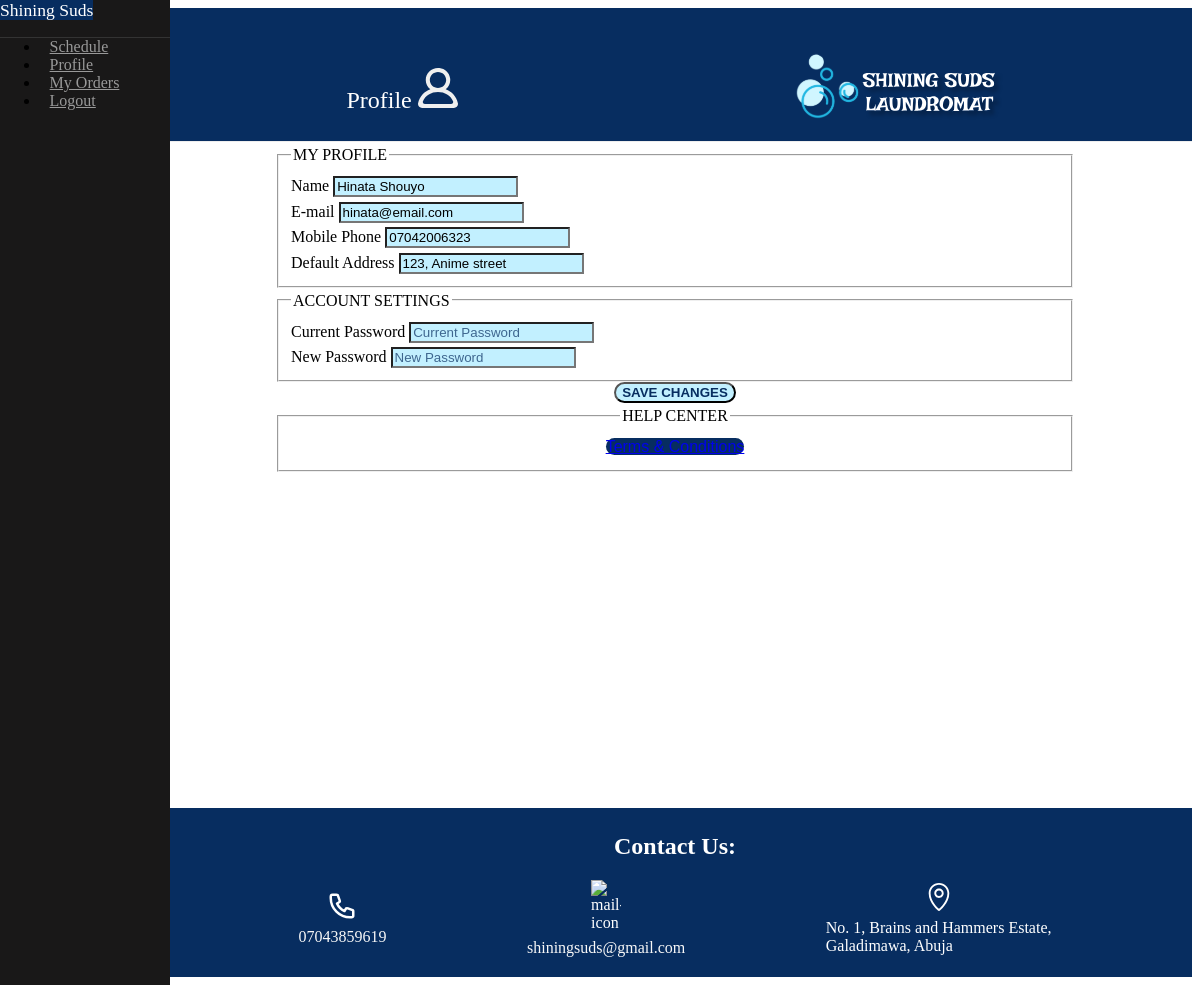
Screenshot of /profile (signed in) with the database file from the repository.
### laundry/models.py (models this page shows, shortened)
class User(db.Model, UserMixin):
    __tablename__ = 'users'
    id = db.Column(db.Integer, primary_key=True, index=True)
    name = db.Column(db.String, nullable=False)
    email = db.Column(db.String, unique=True, index=True, nullable=False)
    hashed_password = db.Column(db.String, nullable=False)
    accepted_terms = db.Column(db.Boolean(), default=False)
    is_active = db.Column(db.Boolean(), default=True)
    is_superuser = db.Column(db.Boolean(), default=False)
    phone = db.Column(db.String())
    address = db.Column(db.String())
    @property
    def password(self) -> AttributeError:
        return {'lol': 'nice try'}
    def get(index: str | int) -> Query | None:
        return User.query.get(index) or User.query.filter_by(email=index).first()

### laundry/main/views.py (the view, shortened to what this page needs)
@main.route('/profile', methods=['GET', 'POST'])
@login_required
def profile():
    form = EditProfile(obj=current_user)
    return render_template('main/profile.html', form=form)

### laundry/main/forms.py
class EditProfile(FlaskForm):
    name = StringField(label="Name", render_kw={
        'placeholder': 'Name'
    })
    email = EmailField(label="E-mail", render_kw={
        'placeholder': 'Email'
    }, validators=[Email()])
    phone = TelField(label="Mobile Phone", render_kw={
        'placeholder': 'Mobile Phone'
    })
    address = StringField(label="Default Address", render_kw={
        'placeholder': 'Default Address'
    })
    current_password = PasswordField(render_kw={
        'placeholder': 'Current Password'
    })
    new_password = PasswordField(render_kw={
        'placeholder': 'New Password'
    })
    save = SubmitField(label='Save Changes')

### laundry/models.py (called while the page is built)
@login_manager.user_loader
def load_user(id):
    return User.get(id)

### laundry/templates/main/profile.html (shortened to what this page needs)
{% extends "shared/base.html" %}
{% block content %}
<div id="main">
    <div class="header custom-header">
        <h2>Profile <img src="/static/img/svg/profile.svg" width="40px" alt="" class="mg-top-20"></h2>
        <img src="{{ url_for('static', filename='img/svg/icon-title-white.svg') }}" alt="icon-title-white">
    </div>
    <div class="content">
        <form method="POST" class="pure-form pure-form-stacked" autocomplete="off">
            <fieldset>
                <legend>MY PROFILE</legend>
                <div class="pure-g">
                    <div class="pure-u-1 pure-u-md-1-3">
                        {{ form.name.label }}
                        {{ form.name(class='pure-u-23-24') }}
                    </div>
                    <div class="pure-u-1 pure-u-md-1-3">
                        {{ form.email.label }}
                        {{ form.email(class='pure-u-23-24') }}
                    </div>
                    <div class="pure-u-1 pure-u-md-1-3">
                        {{ form.phone.label }}
                        {{ form.phone(class='pure-u-23-24') }}
                    </div>
                    <div class="pure-u-1">
                        {{ form.address.label }}
                        {{ form.address(class='pure-u-23-24') }}
                    </div>
                </div>
            </fieldset>
            <fieldset>
                <legend>ACCOUNT SETTINGS</legend>
                <div class="pure-g">
                    <div class="pure-u-1 pure-u-md-1-3">
                        {{ form.current_password.label }}
                        {{ form.current_password(class='pure-u-23-24') }}
                    </div>
                    <div class="pure-u-1 pure-u-md-1-3">
                        {{ form.new_password.label }}
                        {{ form.new_password(class='pure-u-23-24') }}
                    </div>
                </div>
            </fieldset>
            <div class="pure-u-1 center">
                {{ form.save(class='pure-button pure-button-primary boring-btn') }}
            </div>
            <fieldset class="center">
                <legend class="center-text">HELP CENTER</legend>
                <div class="pure-g">
                    <div class="pure-u-1 pure-u-md-1-3">
                        <a href="{{ url_for('main.terms') }}" class="mg-round pure-button pure-button-primary general">Terms &amp; Conditions</a>
                    </div>
                </div>
            </fieldset>
        </form>
    </div>
</div>
{% endblock %}

### laundry/static/css/pure-custom.css (style rules this page uses)
body { color: #000000; }
.content { margin: 0 auto; padding: 0 2em; max-width: 800px; margin-bottom: 50px; line-height: 1.6em; }
.header { margin: 0; color: #333; text-align: center; padding: 2.5em 2em 0; border-bottom: 1px solid #eee; background-color: #072D60; font-family: Georgia, 'Times New Roman', Times, serif; }
.header h2 { font-weight: 300; color: #fff; padding: 0; margin-top: 0; }
@media (min-width: 48em) { .header, .content { padding-left: 2em; padding-right: 2em; } }

### laundry/static/css/my_custom.css (style rules this page uses)
#main { min-height: 100vh; }
.center { display: flex; align-items: center; justify-content: center; }
.custom-header { display: flex; justify-content: space-around; }
.mg-top-20 { margin-top: 20px; }
.mg-round { margin: 5px 5px; }
.center-text { text-align: center; }
a.general, .general { background-color: #072D60; border-radius: 40px; cursor: pointer; font-family: 'Trebuchet MS', 'Lucida Sans Unicode', 'Lucida Grande', 'Lucida Sans', Arial, sans-serif; }
input[type=text], input[type=email], input[type=tel], input[type=password], input[type=date], textarea, .pure-form select { background-color: rgb(194, 240, 255); }
a.boring-btn, .boring-btn { background-color: rgb(194, 240, 255); font-weight: bolder; color: #072D60; text-transform: uppercase; border-radius: 40px; cursor: pointer; font-family: 'Trebuchet MS', 'Lucida Sans Unicode', 'Lucida Grande', 'Lucida Sans', Arial, sans-serif; }
::placeholder { color: #072D60; opacity: 0.7; }

### rows the page displays
User: name "Hinata Shouyo", email "hinata@email.com", phone "07042006323", address "123, Anime street"
